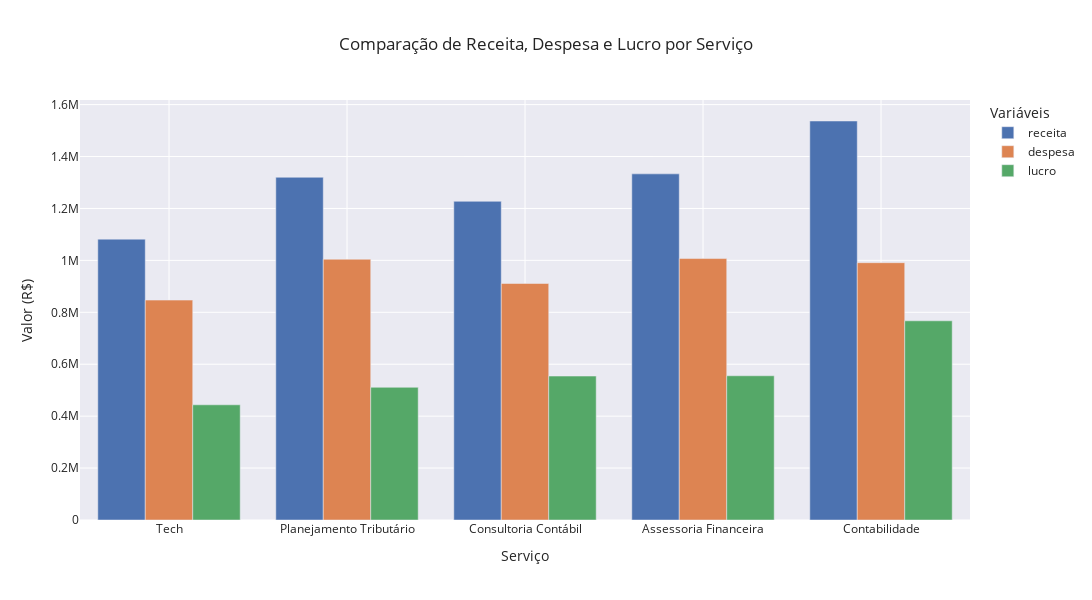

The notebook cell this image was saved under:
### Code cell
# Gráfico Comparação de Receita, Despesa e Lucro por Serviço

fig = px.bar(
    agrupado,
    x="nome_servico",
    y=["receita", "despesa", "lucro"],
    title="Comparação de Receita, Despesa e Lucro por Serviço",
    labels={"value": "Valor (R$)", "nome_servico": "Serviço", "variable": "Variáveis"},
    barmode="group",
    width=1200,
    height=600,
    template="seaborn",
)

fig.show()

### Figure 1 — Plotly figure (JSON) as saved in the notebook; plotly's stock layout.template omitted (floating-point values rounded to 4 significant figures)
{"data": [{"alignmentgroup": "True", "hovertemplate": "Variáveis=receita<br>Serviço=%{x}<br>Valor (R$)=%{y}<extra></extra>", "legendgroup": "receita", "marker": {"color": "rgb(76,114,176)", "pattern": {"shape": ""}}, "name": "receita", "offsetgroup": "receita", "orientation": "v", "showlegend": true, "textposition": "auto", "type": "bar", "x": ["Tech", "Planejamento Tributário", "Consultoria Contábil", "Assessoria Financeira", "Contabilidade"], "xaxis": "x", "y": [1082000.0, 1320000.0, 1227000.0, 1333000.0, 1537000.0], "yaxis": "y"}, {"alignmentgroup": "True", "hovertemplate": "Variáveis=despesa<br>Serviço=%{x}<br>Valor (R$)=%{y}<extra></extra>", "legendgroup": "despesa", "marker": {"color": "rgb(221,132,82)", "pattern": {"shape": ""}}, "name": "despesa", "offsetgroup": "despesa", "orientation": "v", "showlegend": true, "textposition": "auto", "type": "bar", "x": ["Tech", "Planejamento Tributário", "Consultoria Contábil", "Assessoria Financeira", "Contabilidade"], "xaxis": "x", "y": [846900.0, 1004000.0, 910900.0, 1007000.0, 991100.0], "yaxis": "y"}, {"alignmentgroup": "True", "hovertemplate": "Variáveis=lucro<br>Serviço=%{x}<br>Valor (R$)=%{y}<extra></extra>", "legendgroup": "lucro", "marker": {"color": "rgb(85,168,104)", "pattern": {"shape": ""}}, "name": "lucro", "offsetgroup": "lucro", "orientation": "v", "showlegend": true, "textposition": "auto", "type": "bar", "x": ["Tech", "Planejamento Tributário", "Consultoria Contábil", "Assessoria Financeira", "Contabilidade"], "xaxis": "x", "y": [443700.0, 511100.0, 554400.0, 555500.0, 767200.0], "yaxis": "y"}], "layout": {"barmode": "group", "height": 600, "legend": {"title": {"text": "Variáveis"}, "tracegroupgap": 0}, "title": {"text": "Comparação de Receita, Despesa e Lucro por Serviço"}, "width": 1200, "xaxis": {"anchor": "y", "domain": [0, 1], "title": {"text": "Serviço"}}, "yaxis": {"anchor": "x", "domain": [0, 1], "title": {"text": "Valor (R$)"}}}}
